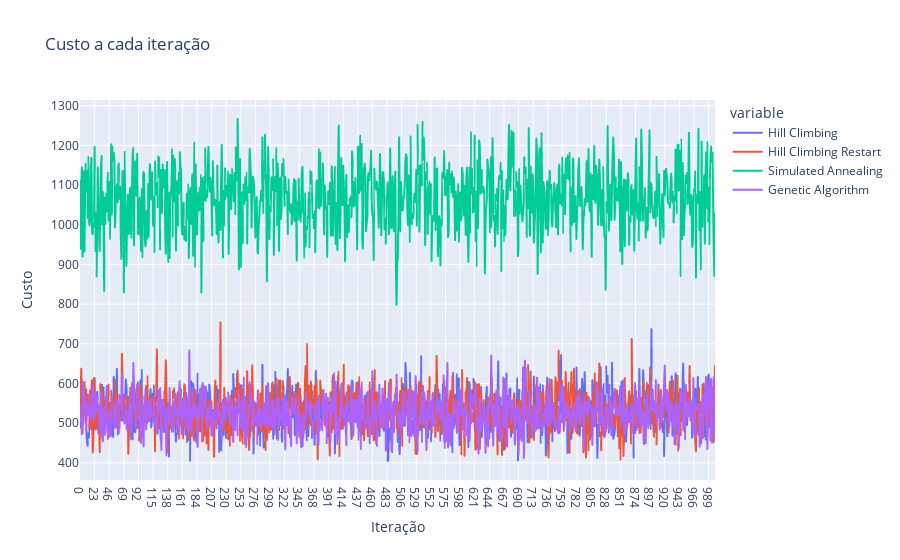

The code cell stored with this chart in its notebook:
### Code cell
df_custo_line_fig = px.line(df_custo_T, title='Custo a cada iteração')
df_custo_line_fig.update_yaxes( title="Custo")
df_custo_line_fig.update_xaxes( title="Iteração")
df_custo_line_fig.show()

### Figure 1 — Plotly figure (JSON) as saved in the notebook; plotly's stock layout.template omitted (floating-point values rounded to 4 significant figures; data arrays with more than 128 entries replaced by an {"elided": "..."} marker saying what was removed)
{"data": [{"hovertemplate": "variable=Hill Climbing<br>index=%{x}<br>value=%{y}<extra></extra>", "legendgroup": "Hill Climbing", "line": {"color": "#636efa", "dash": "solid"}, "marker": {"symbol": "circle"}, "mode": "lines", "name": "Hill Climbing", "showlegend": true, "type": "scattergl", "x": {"elided": "1000 str values"}, "xaxis": "x", "y": {"elided": "1000 float values"}, "yaxis": "y"}, {"hovertemplate": "variable=Hill Climbing Restart<br>index=%{x}<br>value=%{y}<extra></extra>", "legendgroup": "Hill Climbing Restart", "line": {"color": "#EF553B", "dash": "solid"}, "marker": {"symbol": "circle"}, "mode": "lines", "name": "Hill Climbing Restart", "showlegend": true, "type": "scattergl", "x": {"elided": "1000 str values"}, "xaxis": "x", "y": {"elided": "1000 float values"}, "yaxis": "y"}, {"hovertemplate": "variable=Simulated Annealing<br>index=%{x}<br>value=%{y}<extra></extra>", "legendgroup": "Simulated Annealing", "line": {"color": "#00cc96", "dash": "solid"}, "marker": {"symbol": "circle"}, "mode": "lines", "name": "Simulated Annealing", "showlegend": true, "type": "scattergl", "x": {"elided": "1000 str values"}, "xaxis": "x", "y": {"elided": "1000 float values"}, "yaxis": "y"}, {"hovertemplate": "variable=Genetic Algorithm<br>index=%{x}<br>value=%{y}<extra></extra>", "legendgroup": "Genetic Algorithm", "line": {"color": "#ab63fa", "dash": "solid"}, "marker": {"symbol": "circle"}, "mode": "lines", "name": "Genetic Algorithm", "showlegend": true, "type": "scattergl", "x": {"elided": "1000 str values"}, "xaxis": "x", "y": {"elided": "1000 float values"}, "yaxis": "y"}], "layout": {"legend": {"title": {"text": "variable"}, "tracegroupgap": 0}, "title": {"text": "Custo a cada iteração"}, "xaxis": {"anchor": "y", "domain": [0, 1], "title": {"text": "Iteração"}}, "yaxis": {"anchor": "x", "domain": [0, 1], "title": {"text": "Custo"}}}}
